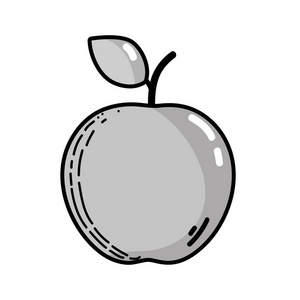
#> input picture Learn_OpenCV_in_Python/image/pic_0012.jpg, 300 x 300 px
$ python 'opencv_28_图像金字塔.py'
#> lines starting #> are read from the running program, lines starting #| are printed output that depends on the picture
import cv2
import numpy as np

img = cv2.imread('image/pic_0012.jpg', cv2.IMREAD_GRAYSCALE)
#> img: shape (300, 300); min 0, max 255, mean 228.2

lower_reso = cv2.pyrDown(img)
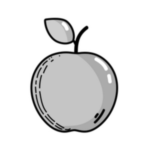
#> lower_reso: shape (150, 150); min 1, max 255, mean 228.2
height_reso = cv2.pyrUp(img)
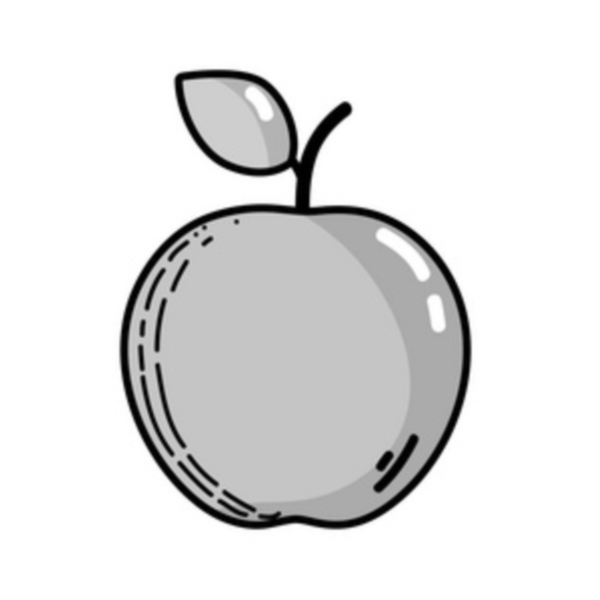
#> height_reso: shape (600, 600); min 0, max 255, mean 228.2

cv2.imshow('img', img)
cv2.imshow('lower_reso', lower_reso)
cv2.imshow('height_reso', height_reso)
cv2.waitKey(0)
cv2.destroyAllWindows()

$ run again, with Learn_OpenCV_in_Python/image/pic_0002.jpg copied over Learn_OpenCV_in_Python/image/pic_0012.jpg
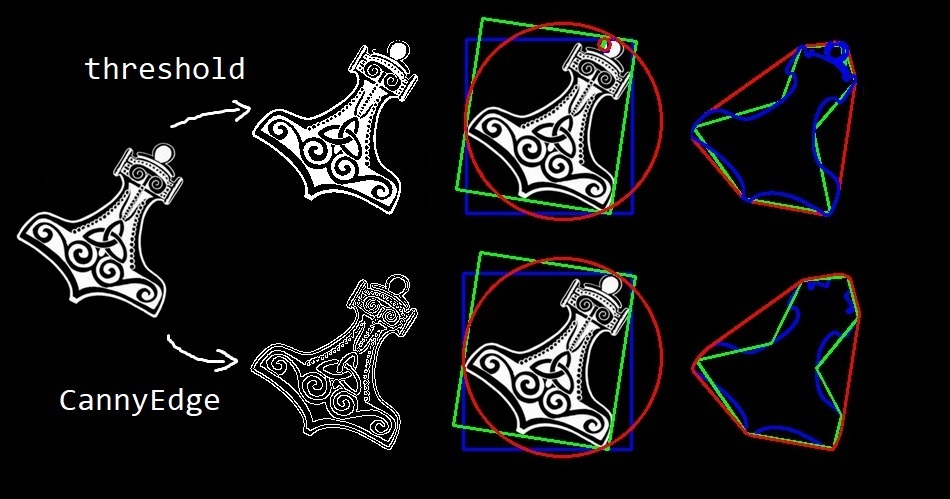
#> input picture Learn_OpenCV_in_Python/image/pic_0002.jpg, 950 x 499 px
#> `lower_reso = cv2.pyrDown(img)`:
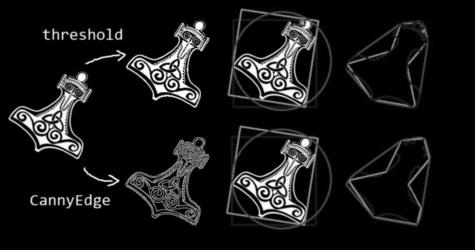
#> lower_reso: shape (250, 475); min 0, max 255, mean 22.4
#> `height_reso = cv2.pyrUp(img)`:
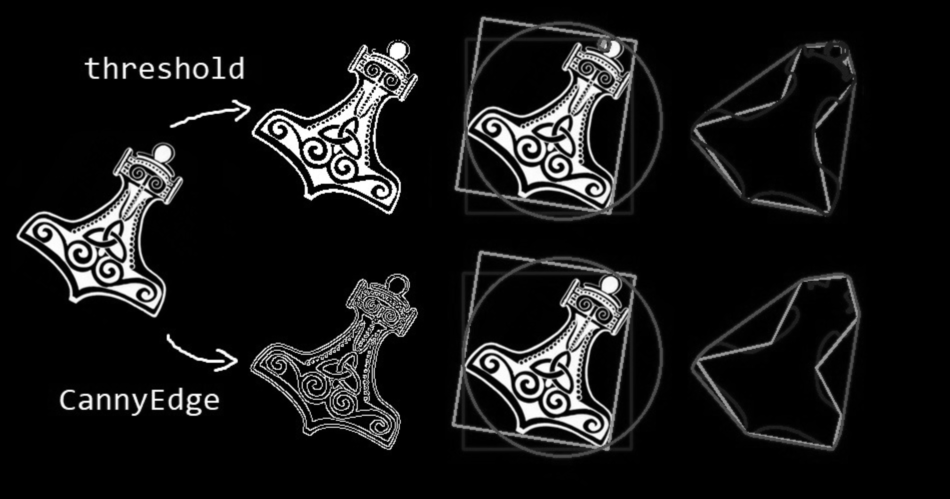
#> height_reso: shape (998, 1900) (shown at 1/2 size); min 0, max 255, mean 22.5

$ run again, with Learn_OpenCV_in_Python/image/pic_0005.jpg copied over Learn_OpenCV_in_Python/image/pic_0012.jpg
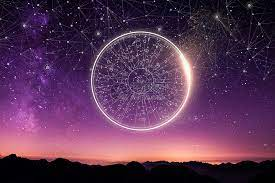
#> input picture Learn_OpenCV_in_Python/image/pic_0005.jpg, 275 x 183 px
#> `img = cv2.imread('image/pic_0012.jpg', cv2.IMREAD_GRAYSCALE)`:
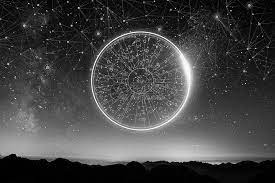
#> img: shape (183, 275); min 0, max 255, mean 67.7
#> `height_reso = cv2.pyrUp(img)`:
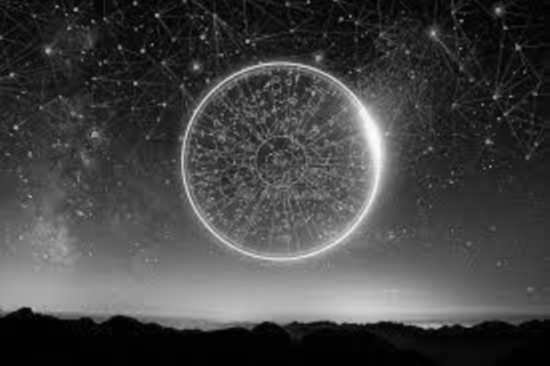
#> height_reso: shape (366, 550); min 0, max 252, mean 67.7

$ run again, with Learn_OpenCV_in_Python/image/pic_0006.jpg copied over Learn_OpenCV_in_Python/image/pic_0012.jpg
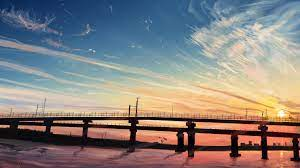
#> input picture Learn_OpenCV_in_Python/image/pic_0006.jpg, 300 x 168 px
#> `lower_reso = cv2.pyrDown(img)`:
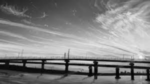
#> lower_reso: shape (84, 150); min 3, max 245, mean 131.1
#> `height_reso = cv2.pyrUp(img)`:
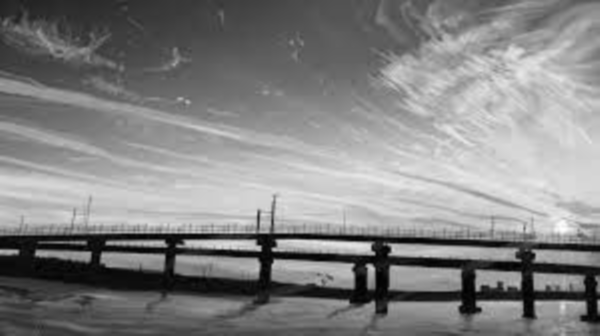
#> height_reso: shape (336, 600); min 0, max 255, mean 131.3
